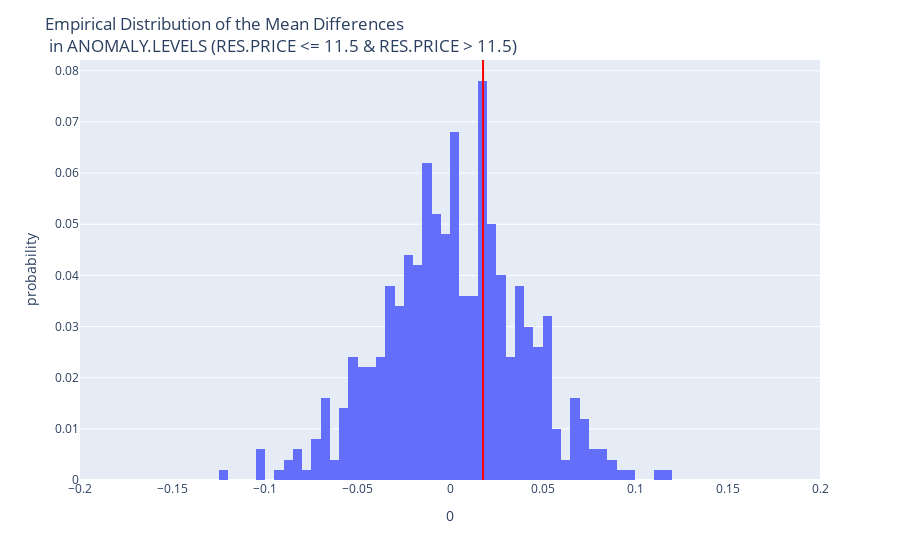

Notebook code cell kept with this figure:
### Markdown cell above
### Conclusion

After permutating and shuffling the groups 500 times. We have our observed statistic as well as our simulated difference. By plotting a histogram of the simulated differences against the actauly observed statistic we can answer our question from before.

### Code cell
fig = px.histogram(
    pd.DataFrame(differences), x=0, nbins=50, histnorm='probability', 
    title='Empirical Distribution of the Mean Differences <br> in ANOMALY.LEVELS (RES.PRICE <= 11.5 & RES.PRICE > 11.5)')
fig.add_vline(x=observed_difference, line_color='red')
fig.update_layout(xaxis_range=[-0.2, 0.2], margin=dict(t=60))

### Figure 1 — Plotly figure (JSON) as saved in the notebook; plotly's stock layout.template omitted (floating-point values rounded to 4 significant figures; data arrays with more than 128 entries replaced by an {"elided": "..."} marker saying what was removed)
{"data": [{"alignmentgroup": "True", "bingroup": "x", "histnorm": "probability", "hovertemplate": "0=%{x}<br>probability=%{y}<extra></extra>", "legendgroup": "", "marker": {"color": "#636efa", "pattern": {"shape": ""}}, "name": "", "nbinsx": 50, "offsetgroup": "", "orientation": "v", "showlegend": false, "type": "histogram", "x": {"elided": "500 float values"}, "xaxis": "x", "yaxis": "y"}], "layout": {"barmode": "relative", "legend": {"tracegroupgap": 0}, "margin": {"t": 60}, "shapes": [{"line": {"color": "red"}, "type": "line", "x0": 0.01787, "x1": 0.01787, "xref": "x", "y0": 0, "y1": 1, "yref": "y domain"}], "title": {"text": "Empirical Distribution of the Mean Differences <br> in ANOMALY.LEVELS (RES.PRICE <= 11.5 & RES.PRICE > 11.5)"}, "xaxis": {"anchor": "y", "domain": [0, 1], "range": [-0.2, 0.2], "title": {"text": "0"}}, "yaxis": {"anchor": "x", "domain": [0, 1], "title": {"text": "probability"}}}}
